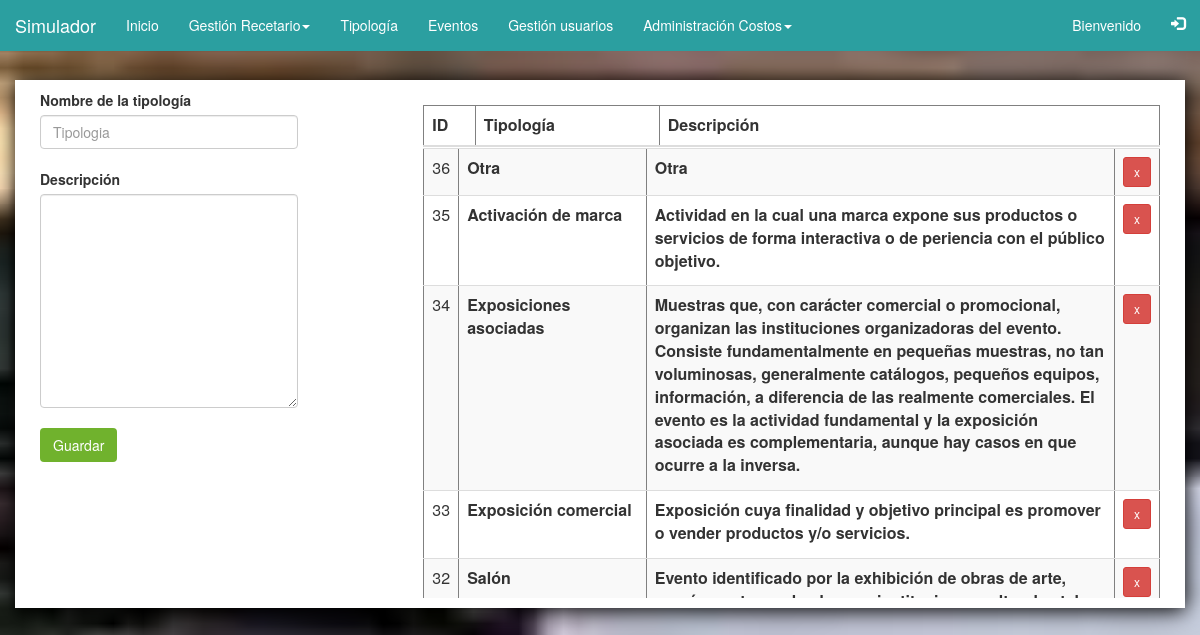
Page /tipologia/tipologia.php on the committed database.
### tables this page shows
CREATE TABLE `tipologia` (
  `idtipologia` int(11) NOT NULL,
  `tipologia` varchar(45) NOT NULL,
  `descripcion` varchar(1323) NOT NULL,
  `requerimientos` varchar(500) NOT NULL
);

### conexion/conexion1.php (called while the page is built, shortened)
<?php
class conexion {
    var $servername = "localhost";
    var $username = "root";
    var $password = "123456";
    var $database="id6475911_simulador";
    var $conn;
    function conexion() {
        $this->conn = new mysqli($this->servername, $this->username, $this->password, $this->database);
    }
    function consulta($query){
        $this->conn->set_charset('utf8');
        return $this->conn->query($query);
    }
}
?>

### tipologia/tipologia.php (the view, shortened to what this page needs)
<?php
require_once '../conexion/conexion1.php';
$con=new conexion();
$con->conexion();
?>
<html>
    <head>
        <link rel="stylesheet" href="https://maxcdn.bootstrapcdn.com/bootstrap/3.3.7/css/bootstrap.min.css">
    </head>
    <body>
        <?php
        require_once '../menu/menuTipologia.php';
        ?>
        <div class="relleno-espacio"></div>
        <div class="container">
            <div class="borde">
                <div class="row">
                    <div class="border col-sm-3">
                        <form id="form1" action="<?php echo htmlspecialchars("guardar_registro_tipologia.php"); ?>"  class="form-group"  method="post" target="_self">
                            <label for="nombretipo">Nombre de la tipología</label><br>
                            <input class="form-control" id="nombretipo" placeholder="Tipologia" name="tipologia"><br>
                            <label for="descripcion">Descripción</label><br>
                            <textarea class="form-control" id="descripcion" name="descripcion" class="10" rows="10" placeholder="No mayor a 1323 caracteres">
                            </textarea><br>
                            <button type="submit" class="btn secundario">Guardar</button>
                        </form>
                    </div>
                    <div class="col-sm-1"></div>
                    <div class="border col-sm-8">
                        <table border="1" class="table table-striped form-group" style="margin-top: 15px;margin-bottom: 1px;">
                            <thead>
                                <tr>
                                    <th style="width:7%">ID</th>
                                    <th style="width:25%">Tipología</th>
                                    <th>Descripción</th>
                                </tr>
                            </thead>
                        </table>
                        <div id="fi2">
                            <table border="1" class="table table-striped form-group">
                                <tbody >
                                    <?php
                                    $r = $con->consulta("Select * from tipologia order by 1 desc");
                                    while ($row = $r->fetch_row()) {
                                        echo '<tr>'
                                        . '<td>' . $row[0] . '</td>'
                                        . '<td><label for="' . $row[0] . 'a" id="' . $row[0] . 'aa" onclick="verinput(' . $row[0] . ',\'a\')">' . $row[1] . '</label><input class="form-control actualizar" onblur="actualizar(' . $row[0] . ',\'a\',\'tipologia\')"  id="' . $row[0] . 'a" value="' . $row[1] . '"/></td>'
                                        . '<td><label for="' . $row[0] . 'b" id="' . $row[0] . 'bb" onclick="verinput(' . $row[0] . ',\'b\')">' . $row[2] . '</label><textarea class="form-control actualizar"  onblur="actualizar(' . $row[0] . ',\'b\',\'descripcion\')"  id="' . $row[0] . 'b" >' . $row[2] . '</textarea></td>'
                                        . '<td><button type="button" title="Eliminar registro" onclick="eliminar(' . $row[0] . ')" class="btn btn-danger btn-sm">x</button></td>'
                                        . '</tr>';
                                    }
                                    ?>
                                </tbody>
                            </table>
                        </div>
                    </div>
                </div>
            </div>
        </div>
    </body>
</html>

### tipologia/tipologia.php (style rules this page uses)
body { background-image: url(../imagenes/restaurante.jpg); background-attachment: fixed; background-size: cover; }
.secundario { background-color: #70b22d; color: white; }
.relleno-espacio { width: 100%; height: 80px; }
textarea { width: 100%; }
#fi2 { height: 450px; overflow-y: scroll; }
.container { background-color: white; box-shadow: 1px 3px 20px black; }
.borde { padding: 10px; }

### rows in the picture
tipologia: idtipologia "36", tipologia "Otra", descripcion "Otra"
tipologia: idtipologia "35", tipologia "Activación de marca", descripcion "Actividad en la cual una marca expone sus productos o servicios de forma interactiva o de periencia con el público objetivo."
tipologia: idtipologia "34", tipologia "Exposiciones asociadas", descripcion "Muestras que, con carácter comercial o promocional, organizan las instituciones organizadoras del evento. Consiste fundamentalmente en pequeñas muestras, no tan voluminosas, generalmente catálogos, pequeños equipos, información, a diferencia de las realmente comerciales. El evento es la actividad fundamental y la exposición asociada es complementaria, aunque hay casos en que ocurre a la inversa."
tipologia: idtipologia "33", tipologia "Exposición comercial", descripcion "Exposición cuya finalidad y objetivo principal es promover o vender productos y/o servicios."
tipologia: idtipologia "32", tipologia "Salón", descripcion "Evento identificado por la exhibición de obras de arte,…"
